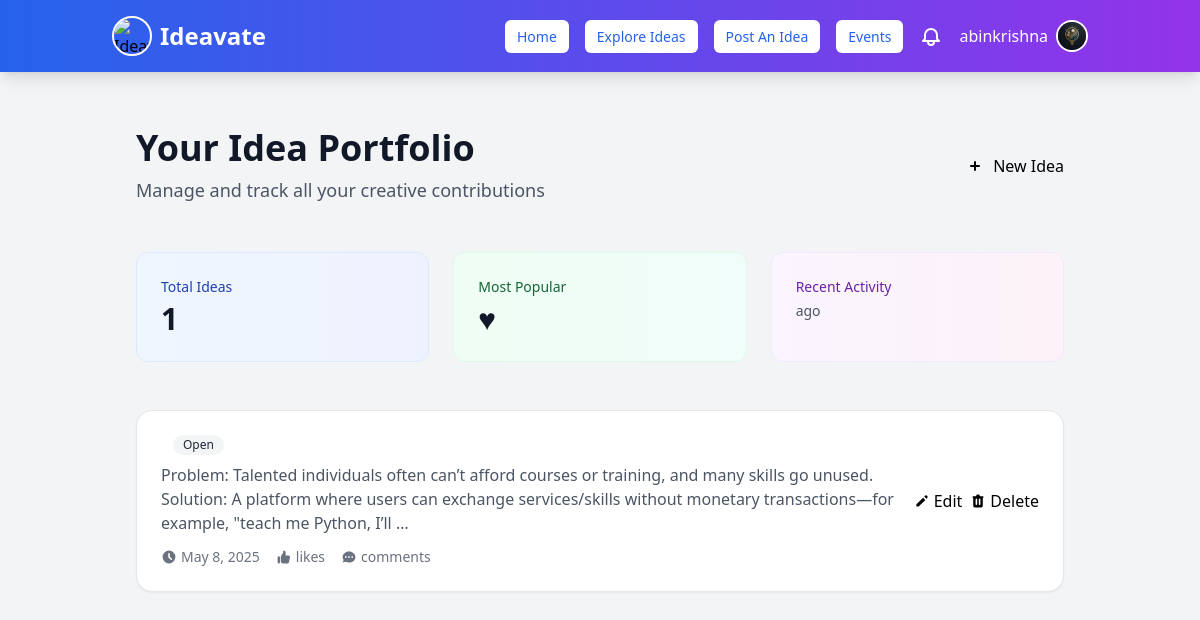
/your-ideas/ (signed in), run on an earlier commit of the app's database.
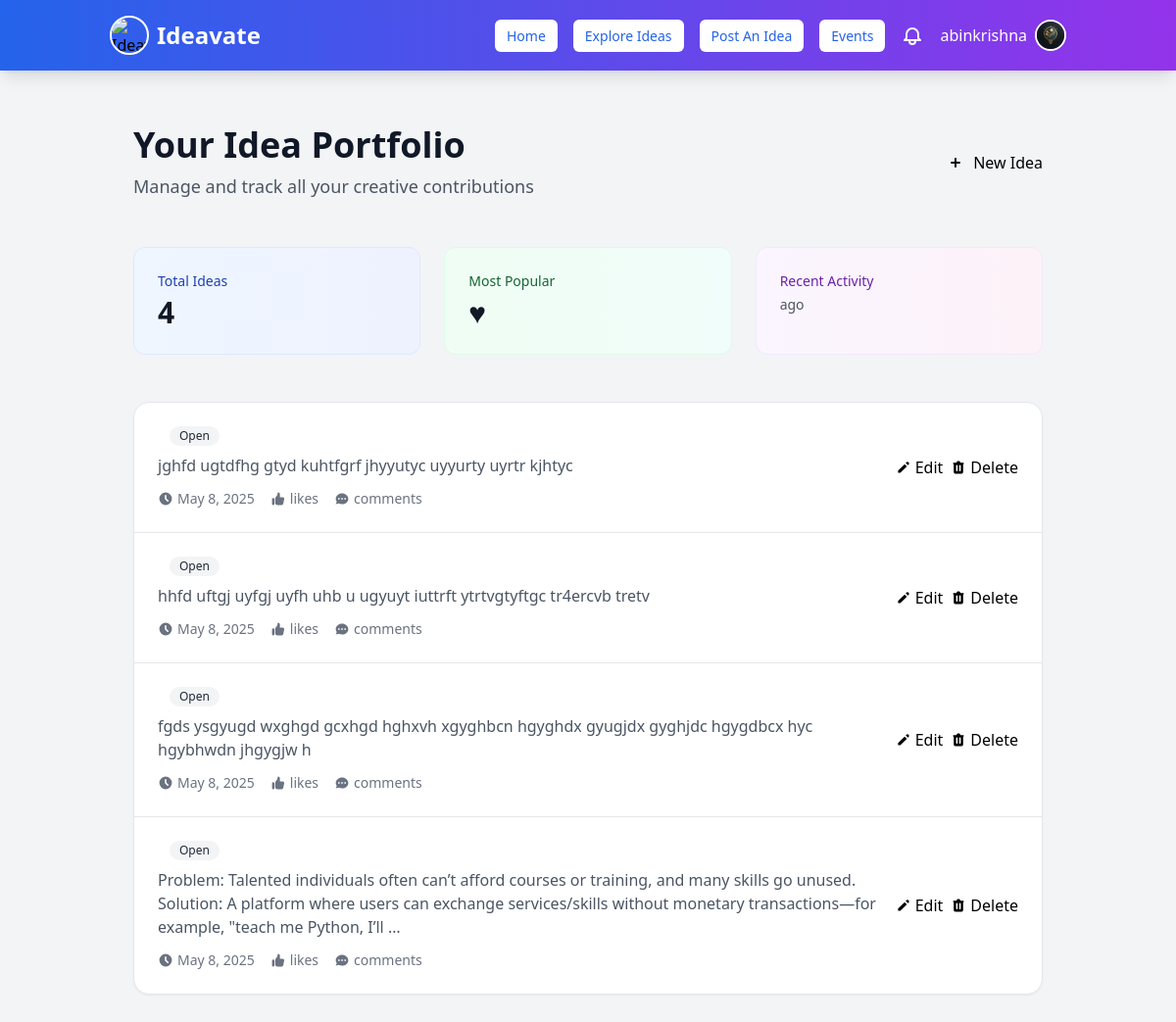
And on a later commit of the database.
### myapp/models.py (models this page shows, shortened)
class Idea(models.Model):
    user = models.ForeignKey(User, on_delete=models.CASCADE, related_name="ideas")
    idea_name = models.CharField(max_length=100)
    abstract = models.TextField(null=True, blank=True)
    description = models.TextField(blank=True)
    category = models.CharField(max_length=100, blank=True, null=True)  # Example: Tech, Health, AI
    funding_goal = models.DecimalField(max_digits=10, decimal_places=2, null=True, blank=True)
    estimated_investment = models.DecimalField(max_digits=10, decimal_places=2, null=True, blank=True)
    collaboration = models.BooleanField(default=False)
    status = models.CharField(
        max_length=20,
        choices=[("open", "Open for Investment"), ("progress", "In Progress"), ("completed", "Completed")],
        default="open"
    )
    is_paid = models.BooleanField(default=False, help_text="Check if you want others to pay to view this idea.")
    price = models.DecimalField(
        max_digits=10,
        decimal_places=2,
        null=True,
        blank=True,
        validators=[MinValueValidator(0.0)],
        help_text="Enter price only if the idea is paid."
    )
    paid_users = models.ManyToManyField(User, related_name='paid_ideas', blank=True)  # Removed extra closing parenthesis here
    created_at = models.DateTimeField(auto_now_add=True)  # Timestamp when idea is posted
    updated_at = models.DateTimeField(auto_now=True)  # Timestamp when idea is modified
    class Meta:
        verbose_name = "Idea"
        verbose_name_plural = "Ideas"
        ordering = ["-created_at"]  # Show newest ideas first

### myapp/views.py (the view)
# urls.py: path('your-ideas/', views.your_ideas_view, name='your_ideas'),
@login_required(login_url='signin')
def your_ideas_view(request):
    user_ideas = Idea.objects.filter(user=request.user).order_by('-created_at')  # or '-id'
    return render(request, 'your_ideas.html', {'ideas': user_ideas})

### myapp/context_processors.py (called while the page is built)
def notification_count(request):
    if request.user.is_authenticated:
        return {
            'unread_notification_count': Notification.objects.filter(
                recipient=request.user,
                is_read=False
            ).count()
        }
    return {}

### templates/your_ideas.html (shortened to what the changed rows need)
{% extends 'navbar.html' %}
{% load static %}
{% block content %}
<div class="max-w-6xl mx-auto px-4 sm:px-6 lg:px-8 py-12">
    <div class="flex flex-col md:flex-row justify-between items-start md:items-center mb-12 gap-6">
        <div>
            <h1 class="text-4xl font-bold text-gray-900 mb-2">Your Idea Portfolio</h1>
        </div>
    </div>
    <div class="grid grid-cols-1 md:grid-cols-3 gap-6 mb-12">
        <div class="bg-gradient-to-r from-blue-50 to-indigo-50 rounded-xl p-6 border border-blue-100">
            <h3 class="text-sm font-medium text-blue-800 mb-1">Total Ideas</h3>
            <p class="text-3xl font-bold text-gray-900">{{ ideas.count }}</p>
        </div>
    </div>
    <div class="bg-white rounded-2xl shadow-sm border border-gray-200 overflow-hidden">
        {% if ideas %}
        <div class="divide-y divide-gray-200">
            {% for idea in ideas %}
            <div class="p-6 hover:bg-gray-50 transition duration-150 ease-in-out">
                <div class="flex flex-col md:flex-row md:items-center justify-between gap-4">
                    <div class="flex-1 min-w-0">
                        <div class="flex items-center gap-3 mb-2">
                            <span class="px-2.5 py-0.5 rounded-full text-xs font-medium {% if idea.status == 'published' %}bg-green-100 text-green-800{% elif idea.status == 'draft' %}bg-yellow-100 text-yellow-800{% else %}bg-gray-100 text-gray-800{% endif %}">
                                {{ idea.status|title }}
                            </span>
                        </div>
                        <p class="text-gray-600 mb-3">{{ idea.description|truncatewords:30 }}</p>
                        <div class="flex flex-wrap items-center gap-4 text-sm text-gray-500">
                            <div class="flex items-center gap-1">
                                <svg xmlns="http://www.w3.org/2000/svg" class="h-4 w-4" viewBox="0 0 20 20" fill="currentColor">
                                    <path fill-rule="evenodd" d="M10 18a8 8 0 100-16 8 8 0 000 16zm1-12a1 1 0 10-2 0v4a1 1 0 00.293.707l2.828 2.829a1 1 0 101.415-1.415L11 9.586V6z" clip-rule="evenodd" />
                                </svg>
                                {{ idea.created_at|date:"M j, Y" }}
                            </div>
                            <div class="flex items-center gap-1">
                                {{ idea.likes_count }} likes
                            </div>
                            <div class="flex items-center gap-1">
                                {{ idea.comments_count }} comments
                            </div>
                        </div>
                    </div>
                    <div class="flex flex-col sm:flex-row md:flex-col lg:flex-row gap-2 shrink-0">
                        <a href="{% url 'edit_idea' idea.id %}" class="btn-outline flex items-center gap-1">
                            <svg xmlns="http://www.w3.org/2000/svg" class="h-4 w-4" viewBox="0 0 20 20" fill="currentColor">
                                <path d="M13.586 3.586a2 2 0 112.828 2.828l-.793.793-2.828-2.828.793-.793zM11.379 5.793L3 14.172V17h2.828l8.38-8.379-2.83-2.828z" />
                            </svg>
                            Edit
                        </a>
                        <form method="POST" action="{% url 'delete_idea' idea.id %}" onsubmit="return confirm('This will permanently delete your idea. Continue?');">
                            <button type="submit" class="btn-danger flex items-center gap-1">
                                Delete
                            </button>
                        </form>
                    </div>
                </div>
            </div>
            {% endfor %}
        </div>
        {% endif %}
    </div>
</div>
{% endblock %}

What changed in the data, as far as the page shows it:
added Idea: status "Open", description "jghfd ugtdfhg gtyd kuhtfgrf jhyyutyc uyyurty uyrtr kjhtyc", created_at "May 8, 2025"
added Idea: status "Open", description "hhfd uftgj uyfgj uyfh uhb u ugyuyt iuttrft ytrtvgtyftgc tr4ercvb tretv", created_at "May 8, 2025"
added Idea: status "Open", description "fgds ysgyugd wxghgd gcxhgd hghxvh xgyghbcn hgyghdx gyugjdx gyghjdc hgygdbcx hyc hgybhwdn jhgygjw h", created_at "May 8, 2025"
Also different on the page:
{{ ideas.count }}: "1" → "4"
